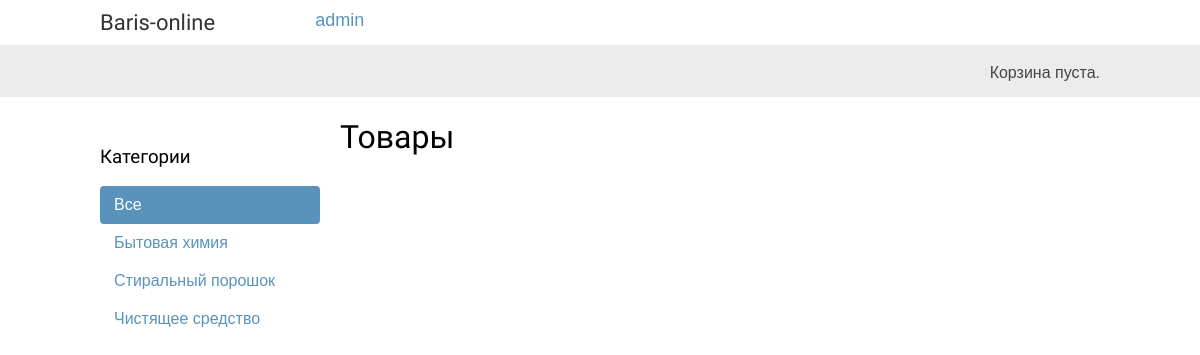
The app's page /catalog/, older data.
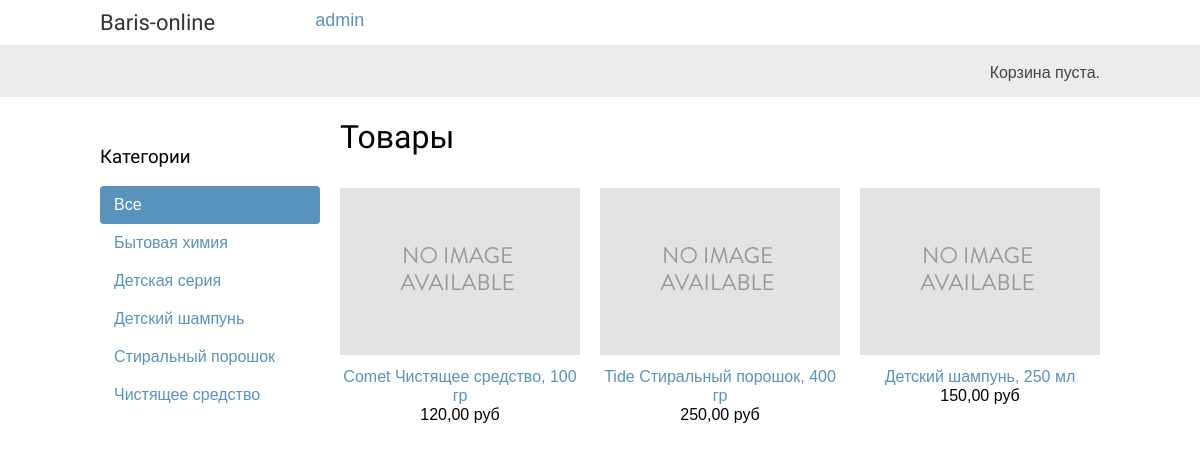
The same page, newer data.
### catalog/models.py (models this page shows, shortened)
class Category(models.Model):
    name = models.CharField(max_length=200)
    slug = models.CharField(max_length=200,
                            unique=True)
    parent = models.ForeignKey('self',
                               blank=True,
                               null=True,
                               related_name='children',
                               on_delete=models.CASCADE)
    class Meta:
        unique_together = ('parent', 'name')
        ordering = ['name']
        indexes = [
            models.Index(fields=['name']),
        ]
        verbose_name = 'Категория'
        verbose_name_plural = 'Категории'
    def get_absolute_url(self):
        return reverse('catalog:product_list_by_category',
                       args=[self.slug])

### product/models.py (models this page shows, shortened)
class Product(models.Model):
    category = models.ForeignKey(Category,
                                 related_name='products',
                                 on_delete=models.CASCADE)
    name = models.CharField(max_length=200)
    slug = models.CharField(max_length=200)
    image = models.ImageField(upload_to='products/%Y/%m/%d',
                              blank=True)
    description = models.TextField(blank=True)
    price = models.DecimalField(max_digits=10,
                                decimal_places=2)
    brand = models.CharField(max_length=100, null = True)
    manufacturer = models.CharField(max_length=100, null = True)
    stock = models.PositiveIntegerField()
    available = models.BooleanField(default=True)
    created = models.DateTimeField(auto_now_add=True)
    updated = models.DateTimeField(auto_now=True)
    class Meta:
        ordering = ['name']
        indexes = [
            models.Index(fields=['id', 'slug']),
            models.Index(fields=['name']),
            models.Index(fields=['-created']),
        ]
        verbose_name = 'Товар'
        verbose_name_plural = 'Товары'
    def get_absolute_url(self):
        return reverse('product:product_detail',
                       args=[self.id, self.slug])

### catalog/views.py (the view)
# urls.py: path('', views.product_list, name='product_list'),
def product_list(request, category_slug=None):
    category = None
    categories = Category.objects.all()
    products = Product.objects.filter(available=True)
    if category_slug:
        category = get_object_or_404(Category,
                                     slug=category_slug)
        products = products.filter(category=category)
    return render(request,
                  'catalog/list.html',
                  {'category': category,
                   'categories': categories,
                   'products': products})

### catalog/templates/catalog/list.html (shortened to what this page needs)
{% extends "base/base.html" %}
{% load static %}
{% block content %}
    <div id="sidebar">
        <h3>Категории</h3>
        <ul>
            <li {% if not category %}class="selected"{% endif %}>
                <a href="{% url "catalog:product_list" %}">Все</a>
            </li>
            {% for c in categories %}
                <li {% if category.slug == c.slug %}class="selected"{% endif %}>
                    <a href="{{ c.get_absolute_url }}">{{ c.name }}</a>
                </li>
            {% endfor %}
        </ul>
    </div>
    <div id="main" class="product-list">
        <h1>{% if category %}{{ category.name }}{% else %}Товары{% endif %}</h1>
        {% for product in products %}
            <div class="item">
                <a href="{{ product.get_absolute_url }}">
                    <img src="{% if product.image %}{{ product.image.url }}{% else %}{% static "img/no_image.png" %}{% endif %}" alt="image">
                </a>
                <a href="{{ product.get_absolute_url }}">{{ product.name }}</a>
                <br>
                {{ product.price }} руб
            </div>
        {% endfor %}
    </div>
{% endblock  %}

### templates/base/base.html (shortened to what this page needs)
{% load static %}
<!DOCTYPE html>
<html lang="en">
<head>
    <link rel="stylesheet" href="{% static "css/base.css" %}">
</head>
<body>
    <div id="header">
        <div class="">
            <a href="/" class="logo">Baris-online</a>
        </div>
        <div class="">
            <a href="{% url "admin:index" %}">admin</a>
        </div>
    </div>
    <div id="subheader">
        <div class="cart">
            Корзина пуста.
        </div>
    </div>
    <div id="content">
        {% block content %}
        {% endblock %}
    </div>
</body>
</html>

### static/css/base.css (style rules this page uses)
body { margin:0; padding:0; font-family:helvetica, sans-serif; }
h1, h2, h3, h4, h5 , h6 { font-family: 'Ubuntu', sans-serif; font-weight:normal; }
a { text-decoration:none; color:#5993bb; }
#header { padding:10px 100px; font-size:18px; overflow:auto; }
#subheader { background:#ececec; color:#444; padding:15px 100px; overflow:auto; }
#header .logo { font-family: 'Ubuntu', sans-serif; float:left; color:#333; font-size:22px; margin-right:10%; }
#subheader .cart { float:right; padding-top:4px; }
#content { padding:0 100px; overflow:hidden; }
#sidebar { width:220px; padding:30px 20px 0 0; float:left; }
#sidebar ul { margin:0; padding:0; }
#sidebar ul li { margin:0; list-style:none; padding:10px 14px; }
#sidebar ul li a { display:block; }
#sidebar ul li.selected { background:#5993bb; border-radius:4px; }
#sidebar ul li.selected a { color:#fff; }
#main { float:left; width: 96%; margin-right:-220px; overflow:hidden; }
.product-list .item { width:25%; padding:10px 20px 10px 0; float:left; text-align:center; line-height:1.2; }
.product-list .item img { width:100%; margin-bottom:8px; }

Row changes from the older to the newer data that the page shows:
added Category: name "Детская серия"
added Category: name "Детский шампунь"
added Product: name "Comet Чистящее средство, 100 гр", price "120,00"
added Product: name "Tide Стиральный порошок, 400 гр", price "250,00"
added Product: name "Детский шампунь, 250 мл", price "150,00"
